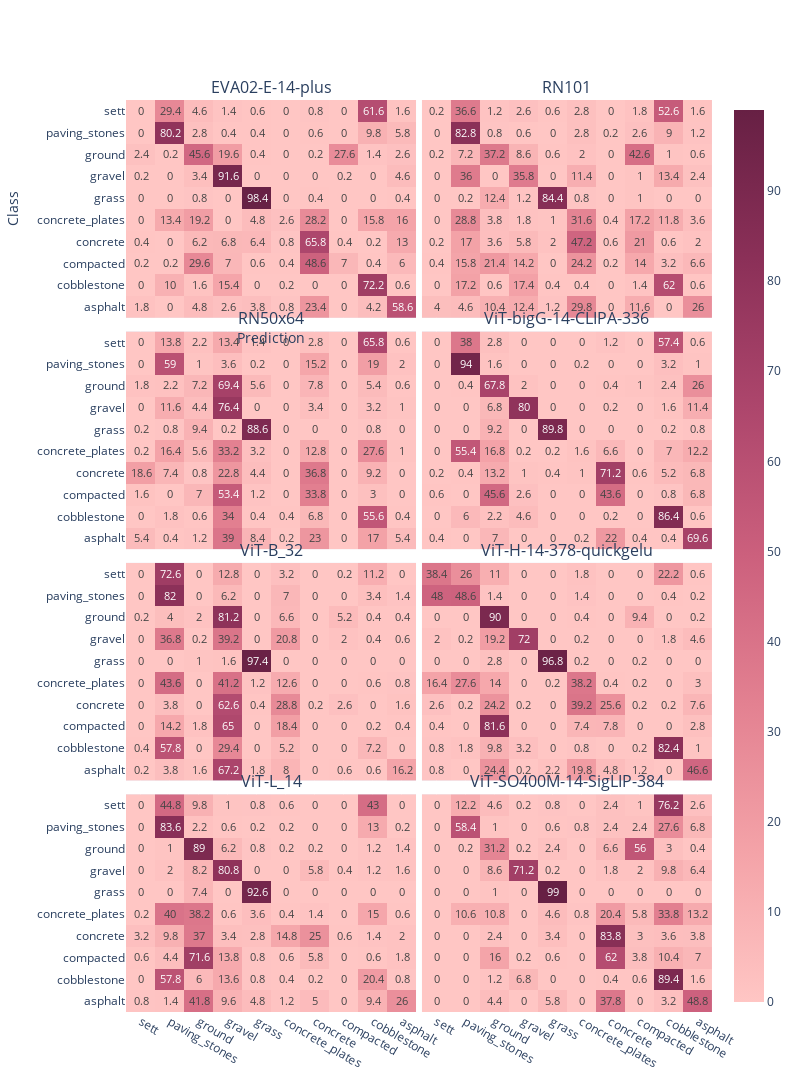

Notebook cell for this chart:
### Code cell
# fig = go.Figure().set_subplots(rows=n_rows, cols=2, shared_xaxes=True, shared_yaxes=True, vertical_spacing=0.05, horizontal_spacing=0.01)
fig = make_subplots(rows=n_rows, cols=2, 
                    shared_xaxes=True, 
                    shared_yaxes=True,
                    subplot_titles=list(modelwise_confusion_matrices.keys()),
                    vertical_spacing=0.015, 
                    horizontal_spacing=0.01,
                    # x_title="Prediction",
                    # y_title="Class",
                    )

for i,modelname in enumerate(modelwise_confusion_matrices):
    subplot = px.imshow(modelwise_confusion_matrices[modelname],
                
                x=available_classes,
                y=available_classes,
              text_auto=True, 
              #  aspect="auto",
               )
    
    # print(i//2+1,i%2+1)
    subplot['layout']['xaxis']['autorange'] = "reversed"

    fig.add_trace(subplot.data[0], row=i//2+1, col=i%2+1)
    fig.update_xaxes(row=i//2+1, col=i%2+1, autorange='reversed')
    # fig.append_trace(subplot.data[0], row=i//2+1, col=i%2+1)

fig.update_coloraxes(colorscale=px.colors.sequential.Burg)
fig.update_layout(height=400*n_rows, width=400*2,
                  xaxis_title="Prediction",
                  yaxis_title="Class",
                  showlegend=True,)
fig.show()

### Figure 1 — Plotly figure (JSON) as saved in the notebook; plotly's stock layout.template omitted (floating-point values rounded to 4 significant figures)
{"data": [{"coloraxis": "coloraxis", "hovertemplate": "x: %{x}<br>y: %{y}<br>color: %{z}<extra></extra>", "name": "0", "texttemplate": "%{z}", "type": "heatmap", "x": ["asphalt", "cobblestone", "compacted", "concrete", "concrete_plates", "grass", "gravel", "ground", "paving_stones", "sett"], "xaxis": "x", "y": ["asphalt", "cobblestone", "compacted", "concrete", "concrete_plates", "grass", "gravel", "ground", "paving_stones", "sett"], "yaxis": "y", "z": [[58.6, 4.2, 0, 23.4, 0.8, 3.8, 2.6, 4.8, 0, 1.8], [0.6, 72.2, 0, 0, 0.2, 0, 15.4, 1.6, 10, 0], [6, 0.4, 7, 48.6, 0.4, 0.6, 7, 29.6, 0.2, 0.2], [13, 0.2, 0.4, 65.8, 0.8, 6.4, 6.8, 6.2, 0, 0.4], [16, 15.8, 0, 28.2, 2.6, 4.8, 0, 19.2, 13.4, 0], [0.4, 0, 0, 0.4, 0, 98.4, 0, 0.8, 0, 0], [4.6, 0, 0.2, 0, 0, 0, 91.6, 3.4, 0, 0.2], [2.6, 1.4, 27.6, 0.2, 0, 0.4, 19.6, 45.6, 0.2, 2.4], [5.8, 9.8, 0, 0.6, 0, 0.4, 0.4, 2.8, 80.2, 0], [1.6, 61.6, 0, 0.8, 0, 0.6, 1.4, 4.6, 29.4, 0]]}, {"coloraxis": "coloraxis", "hovertemplate": "x: %{x}<br>y: %{y}<br>color: %{z}<extra></extra>", "name": "0", "texttemplate": "%{z}", "type": "heatmap", "x": ["asphalt", "cobblestone", "compacted", "concrete", "concrete_plates", "grass", "gravel", "ground", "paving_stones", "sett"], "xaxis": "x2", "y": ["asphalt", "cobblestone", "compacted", "concrete", "concrete_plates", "grass", "gravel", "ground", "paving_stones", "sett"], "yaxis": "y2", "z": [[26, 0, 11.6, 0, 29.8, 1.2, 12.4, 10.4, 4.6, 4], [0.6, 62, 1.4, 0, 0.4, 0.4, 17.4, 0.6, 17.2, 0], [6.6, 3.2, 14, 0.2, 24.2, 0, 14.2, 21.4, 15.8, 0.4], [2, 0.6, 21, 0.6, 47.2, 2, 5.8, 3.6, 17, 0.2], [3.6, 11.8, 17.2, 0.4, 31.6, 1, 1.8, 3.8, 28.8, 0], [0, 0, 1, 0, 0.8, 84.4, 1.2, 12.4, 0.2, 0], [2.4, 13.4, 1, 0, 11.4, 0, 35.8, 0, 36, 0], [0.6, 1, 42.6, 0, 2, 0.6, 8.6, 37.2, 7.2, 0.2], [1.2, 9, 2.6, 0.2, 2.8, 0, 0.6, 0.8, 82.8, 0], [1.6, 52.6, 1.8, 0, 2.8, 0.6, 2.6, 1.2, 36.6, 0.2]]}, {"coloraxis": "coloraxis", "hovertemplate": "x: %{x}<br>y: %{y}<br>color: %{z}<extra></extra>", "name": "0", "texttemplate": "%{z}", "type": "heatmap", "x": ["asphalt", "cobblestone", "compacted", "concrete", "concrete_plates", "grass", "gravel", "ground", "paving_stones", "sett"], "xaxis": "x3", "y": ["asphalt", "cobblestone", "compacted", "concrete", "concrete_plates", "grass", "gravel", "ground", "paving_stones", "sett"], "yaxis": "y3", "z": [[5.4, 17, 0, 23, 0.2, 8.4, 39, 1.2, 0.4, 5.4], [0.4, 55.6, 0, 6.8, 0.4, 0.4, 34, 0.6, 1.8, 0], [0, 3, 0, 33.8, 0, 1.2, 53.4, 7, 0, 1.6], [0, 9.2, 0, 36.8, 0, 4.4, 22.8, 0.8, 7.4, 18.6], [1, 27.6, 0, 12.8, 0, 3.2, 33.2, 5.6, 16.4, 0.2], [0, 0.8, 0, 0, 0, 88.6, 0.2, 9.4, 0.8, 0.2], [1, 3.2, 0, 3.4, 0, 0, 76.4, 4.4, 11.6, 0], [0.6, 5.4, 0, 7.8, 0, 5.6, 69.4, 7.2, 2.2, 1.8], [2, 19, 0, 15.2, 0, 0.2, 3.6, 1, 59, 0], [0.6, 65.8, 0, 2.8, 0, 1.4, 13.4, 2.2, 13.8, 0]]}, {"coloraxis": "coloraxis", "hovertemplate": "x: %{x}<br>y: %{y}<br>color: %{z}<extra></extra>", "name": "0", "texttemplate": "%{z}", "type": "heatmap", "x": ["asphalt", "cobblestone", "compacted", "concrete", "concrete_plates", "grass", "gravel", "ground", "paving_stones", "sett"], "xaxis": "x4", "y": ["asphalt", "cobblestone", "compacted", "concrete", "concrete_plates", "grass", "gravel", "ground", "paving_stones", "sett"], "yaxis": "y4", "z": [[69.6, 0.4, 0.4, 22, 0.2, 0, 0, 7, 0, 0.4], [0.6, 86.4, 0, 0.2, 0, 0, 4.6, 2.2, 6, 0], [6.8, 0.8, 0, 43.6, 0, 0, 2.6, 45.6, 0, 0.6], [6.8, 5.2, 0.6, 71.2, 1, 0.4, 1, 13.2, 0.4, 0.2], [12.2, 7, 0, 6.6, 1.6, 0.2, 0.2, 16.8, 55.4, 0], [0.8, 0.2, 0, 0, 0, 89.8, 0, 9.2, 0, 0], [11.4, 1.6, 0, 0.2, 0, 0, 80, 6.8, 0, 0], [26, 2.4, 1, 0.4, 0, 0, 2, 67.8, 0.4, 0], [1, 3.2, 0, 0, 0.2, 0, 0, 1.6, 94, 0], [0.6, 57.4, 0, 1.2, 0, 0, 0, 2.8, 38, 0]]}, {"coloraxis": "coloraxis", "hovertemplate": "x: %{x}<br>y: %{y}<br>color: %{z}<extra></extra>", "name": "0", "texttemplate": "%{z}", "type": "heatmap", "x": ["asphalt", "cobblestone", "compacted", "concrete", "concrete_plates", "grass", "gravel", "ground", "paving_stones", "sett"], "xaxis": "x5", "y": ["asphalt", "cobblestone", "compacted", "concrete", "concrete_plates", "grass", "gravel", "ground", "paving_stones", "sett"], "yaxis": "y5", "z": [[16.2, 0.6, 0.6, 0, 8, 1.8, 67.2, 1.6, 3.8, 0.2], [0, 7.2, 0, 0, 5.2, 0, 29.4, 0, 57.8, 0.4], [0.4, 0.2, 0, 0, 18.4, 0, 65, 1.8, 14.2, 0], [1.6, 0, 2.6, 0.2, 28.8, 0.4, 62.6, 0, 3.8, 0], [0.8, 0.6, 0, 0, 12.6, 1.2, 41.2, 0, 43.6, 0], [0, 0, 0, 0, 0, 97.4, 1.6, 1, 0, 0], [0.6, 0.4, 2, 0, 20.8, 0, 39.2, 0.2, 36.8, 0], [0.4, 0.4, 5.2, 0, 6.6, 0, 81.2, 2, 4, 0.2], [1.4, 3.4, 0, 0, 7, 0, 6.2, 0, 82, 0], [0, 11.2, 0.2, 0, 3.2, 0, 12.8, 0, 72.6, 0]]}, {"coloraxis": "coloraxis", "hovertemplate": "x: %{x}<br>y: %{y}<br>color: %{z}<extra></extra>", "name": "0", "texttemplate": "%{z}", "type": "heatmap", "x": ["asphalt", "cobblestone", "compacted", "concrete", "concrete_plates", "grass", "gravel", "ground", "paving_stones", "sett"], "xaxis": "x6", "y": ["asphalt", "cobblestone", "compacted", "concrete", "concrete_plates", "grass", "gravel", "ground", "paving_stones", "sett"], "yaxis": "y6", "z": [[46.6, 0, 1.2, 4.8, 19.8, 2.2, 0.2, 24.4, 0, 0.8], [1, 82.4, 0.2, 0, 0.8, 0, 3.2, 9.8, 1.8, 0.8], [2.8, 0, 0, 7.8, 7.4, 0, 0, 81.6, 0, 0.4], [7.6, 0.2, 0.2, 25.6, 39.2, 0, 0.2, 24.2, 0.2, 2.6], [3, 0, 0.2, 0.4, 38.2, 0.2, 0, 14, 27.6, 16.4], [0, 0, 0.2, 0, 0.2, 96.8, 0, 2.8, 0, 0], [4.6, 1.8, 0, 0, 0.2, 0, 72, 19.2, 0.2, 2], [0.2, 0, 9.4, 0, 0.4, 0, 0, 90, 0, 0], [0.2, 0.4, 0, 0, 1.4, 0, 0, 1.4, 48.6, 48], [0.6, 22.2, 0, 0, 1.8, 0, 0, 11, 26, 38.4]]}, {"coloraxis": "coloraxis", "hovertemplate": "x: %{x}<br>y: %{y}<br>color: %{z}<extra></extra>", "name": "0", "texttemplate": "%{z}", "type": "heatmap", "x": ["asphalt", "cobblestone", "compacted", "concrete", "concrete_plates", "grass", "gravel", "ground", "paving_stones", "sett"], "xaxis": "x7", "y": ["asphalt", "cobblestone", "compacted", "concrete", "concrete_plates", "grass", "gravel", "ground", "paving_stones", "sett"], "yaxis": "y7", "z": [[26, 9.4, 0, 5, 1.2, 4.8, 9.6, 41.8, 1.4, 0.8], [0.8, 20.4, 0, 0.2, 0.4, 0.8, 13.6, 6, 57.8, 0], [1.8, 0.6, 0, 5.8, 0.6, 0.8, 13.8, 71.6, 4.4, 0.6], [2, 1.4, 0.6, 25, 14.8, 2.8, 3.4, 37, 9.8, 3.2], [0.6, 15, 0, 1.4, 0.4, 3.6, 0.6, 38.2, 40, 0.2], [0, 0, 0, 0, 0, 92.6, 0, 7.4, 0, 0], [1.6, 1.2, 0.4, 5.8, 0, 0, 80.8, 8.2, 2, 0], [1.4, 1.2, 0, 0.2, 0.2, 0.8, 6.2, 89, 1, 0], [0.2, 13, 0, 0, 0.2, 0.2, 0.6, 2.2, 83.6, 0], [0, 43, 0, 0, 0.6, 0.8, 1, 9.8, 44.8, 0]]}, {"coloraxis": "coloraxis", "hovertemplate": "x: %{x}<br>y: %{y}<br>color: %{z}<extra></extra>", "name": "0", "texttemplate": "%{z}", "type": "heatmap", "x": ["asphalt", "cobblestone", "compacted", "concrete", "concrete_plates", "grass", "gravel", "ground", "paving_stones", "sett"], "xaxis": "x8", "y": ["asphalt", "cobblestone", "compacted", "concrete", "concrete_plates", "grass", "gravel", "ground", "paving_stones", "sett"], "yaxis": "y8", "z": [[48.8, 3.2, 0, 37.8, 0, 5.8, 0, 4.4, 0, 0], [1.6, 89.4, 0.6, 0.4, 0, 0, 6.8, 1.2, 0, 0], [7, 10.4, 3.8, 62, 0, 0.6, 0.2, 16, 0, 0], [3.8, 3.6, 3, 83.8, 0, 3.4, 0, 2.4, 0, 0], [13.2, 33.8, 5.8, 20.4, 0.8, 4.6, 0, 10.8, 10.6, 0], [0, 0, 0, 0, 0, 99, 0, 1, 0, 0], [6.4, 9.8, 2, 1.8, 0, 0.2, 71.2, 8.6, 0, 0], [0.4, 3, 56, 6.6, 0, 2.4, 0.2, 31.2, 0.2, 0], [6.8, 27.6, 2.4, 2.4, 0.8, 0.6, 0, 1, 58.4, 0], [2.6, 76.2, 1, 2.4, 0, 0.8, 0.2, 4.6, 12.2, 0]]}], "layout": {"annotations": [{"font": {"size": 16}, "showarrow": false, "text": "EVA02-E-14-plus", "x": 0.2475, "xanchor": "center", "xref": "paper", "y": 1, "yanchor": "bottom", "yref": "paper"}, {"font": {"size": 16}, "showarrow": false, "text": "RN101", "x": 0.7525, "xanchor": "center", "xref": "paper", "y": 1, "yanchor": "bottom", "yref": "paper"}, {"font": {"size": 16}, "showarrow": false, "text": "RN50x64", "x": 0.2475, "xanchor": "center", "xref": "paper", "y": 0.7462, "yanchor": "bottom", "yref": "paper"}, {"font": {"size": 16}, "showarrow": false, "text": "ViT-bigG-14-CLIPA-336", "x": 0.7525, "xanchor": "center", "xref": "paper", "y": 0.7462, "yanchor": "bottom", "yref": "paper"}, {"font": {"size": 16}, "showarrow": false, "text": "ViT-B_32", "x": 0.2475, "xanchor": "center", "xref": "paper", "y": 0.4925, "yanchor": "bottom", "yref": "paper"}, {"font": {"size": 16}, "showarrow": false, "text": "ViT-H-14-378-quickgelu", "x": 0.7525, "xanchor": "center", "xref": "paper", "y": 0.4925, "yanchor": "bottom", "yref": "paper"}, {"font": {"size": 16}, "showarrow": false, "text": "ViT-L_14", "x": 0.2475, "xanchor": "center", "xref": "paper", "y": 0.2387, "yanchor": "bottom", "yref": "paper"}, {"font": {"size": 16}, "showarrow": false, "text": "ViT-SO400M-14-SigLIP-384", "x": 0.7525, "xanchor": "center", "xref": "paper", "y": 0.2387, "yanchor": "bottom", "yref": "paper"}], "coloraxis": {"colorscale": [[0, "rgb(255, 198, 196)"], [0.1667, "rgb(244, 163, 168)"], [0.3333, "rgb(227, 129, 145)"], [0.5, "rgb(204, 96, 125)"], [0.6667, "rgb(173, 70, 108)"], [0.8333, "rgb(139, 48, 88)"], [1, "rgb(103, 32, 68)"]]}, "height": 1600, "showlegend": true, "width": 800, "xaxis": {"anchor": "y", "autorange": "reversed", "domain": [0, 0.495], "matches": "x7", "showticklabels": false, "title": {"text": "Prediction"}}, "xaxis2": {"anchor": "y2", "autorange": "reversed", "domain": [0.505, 1], "matches": "x8", "showticklabels": false}, "xaxis3": {"anchor": "y3", "autorange": "reversed", "domain": [0, 0.495], "matches": "x7", "showticklabels": false}, "xaxis4": {"anchor": "y4", "autorange": "reversed", "domain": [0.505, 1], "matches": "x8", "showticklabels": false}, "xaxis5": {"anchor": "y5", "autorange": "reversed", "domain": [0, 0.495], "matches": "x7", "showticklabels": false}, "xaxis6": {"anchor": "y6", "autorange": "reversed", "domain": [0.505, 1], "matches": "x8", "showticklabels": false}, "xaxis7": {"anchor": "y7", "autorange": "reversed", "domain": [0, 0.495]}, "xaxis8": {"anchor": "y8", "autorange": "reversed", "domain": [0.505, 1]}, "yaxis": {"anchor": "x", "domain": [0.7612, 1], "title": {"text": "Class"}}, "yaxis2": {"anchor": "x2", "domain": [0.7612, 1], "matches": "y", "showticklabels": false}, "yaxis3": {"anchor": "x3", "domain": [0.5075, 0.7462]}, "yaxis4": {"anchor": "x4", "domain": [0.5075, 0.7462], "matches": "y3", "showticklabels": false}, "yaxis5": {"anchor": "x5", "domain": [0.2537, 0.4925]}, "yaxis6": {"anchor": "x6", "domain": [0.2537, 0.4925], "matches": "y5", "showticklabels": false}, "yaxis7": {"anchor": "x7", "domain": [0, 0.2387]}, "yaxis8": {"anchor": "x8", "domain": [0, 0.2387], "matches": "y7", "showticklabels": false}}}
